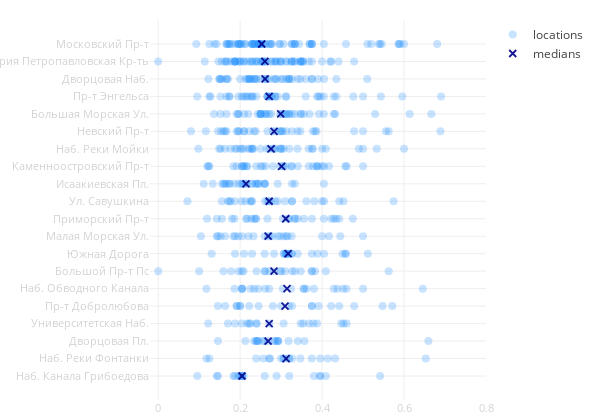

Here is the notebook cell this chart was saved with:
### Code cell
face_scatter(city_data)

### Figure 1 — Plotly figure (JSON) as saved in the notebook; plotly's stock layout.template omitted (floating-point values rounded to 4 significant figures; data arrays with more than 128 entries replaced by an {"elided": "..."} marker saying what was removed)
{"data": [{"hoverinfo": "text+x", "marker": {"color": "dodgerblue", "opacity": 0.25, "size": 8}, "mode": "markers", "name": "locations", "text": {"elided": "619 str values"}, "type": "scatter", "uid": "bee10070-4a5f-11e9-a129-3c15c2cf2370", "x": {"elided": "619 float values"}, "y": {"elided": "619 str values"}}, {"marker": {"color": "darkblue", "line": {"color": "darkblue", "width": 1.8}, "opacity": 0.9, "size": 7, "symbol": "x-thin-open"}, "mode": "markers", "name": "medians", "type": "scatter", "uid": "bee10250-4a5f-11e9-890b-3c15c2cf2370", "x": [0.2527, 0.2604, 0.2609, 0.2708, 0.2989, 0.2829, 0.2754, 0.3011, 0.2142, 0.2708, 0.3113, 0.2683, 0.3171, 0.2826, 0.3143, 0.3096, 0.2708, 0.2683, 0.3122, 0.2045], "y": ["Московский Пр-т", "Территория Петропавловская Кр-ть", "Дворцовая Наб.", "Пр-т Энгельса", "Большая Морская Ул.", "Невский Пр-т", "Наб. Реки Мойки", "Каменноостровский Пр-т", "Исаакиевская Пл.", "Ул. Савушкина", "Приморский Пр-т", "Малая Морская Ул.", "Южная Дорога", "Большой Пр-т Пс", "Наб. Обводного Канала", "Пр-т Добролюбова", "Университетская Наб.", "Дворцовая Пл.", "Наб. Реки Фонтанки", "Наб. Канала Грибоедова"]}], "layout": {"height": 420, "hovermode": "closest", "margin": {"b": 20, "l": 150, "r": 30, "t": 20}, "showlegend": true, "width": 600, "xaxis": {"range": [-0.02, 0.8], "tickfont": {"color": "lightgrey", "size": 11}, "zeroline": false}, "yaxis": {"autorange": "reversed", "tickangle": 0, "tickfont": {"color": "lightgrey", "size": 11}, "zeroline": false}}}
